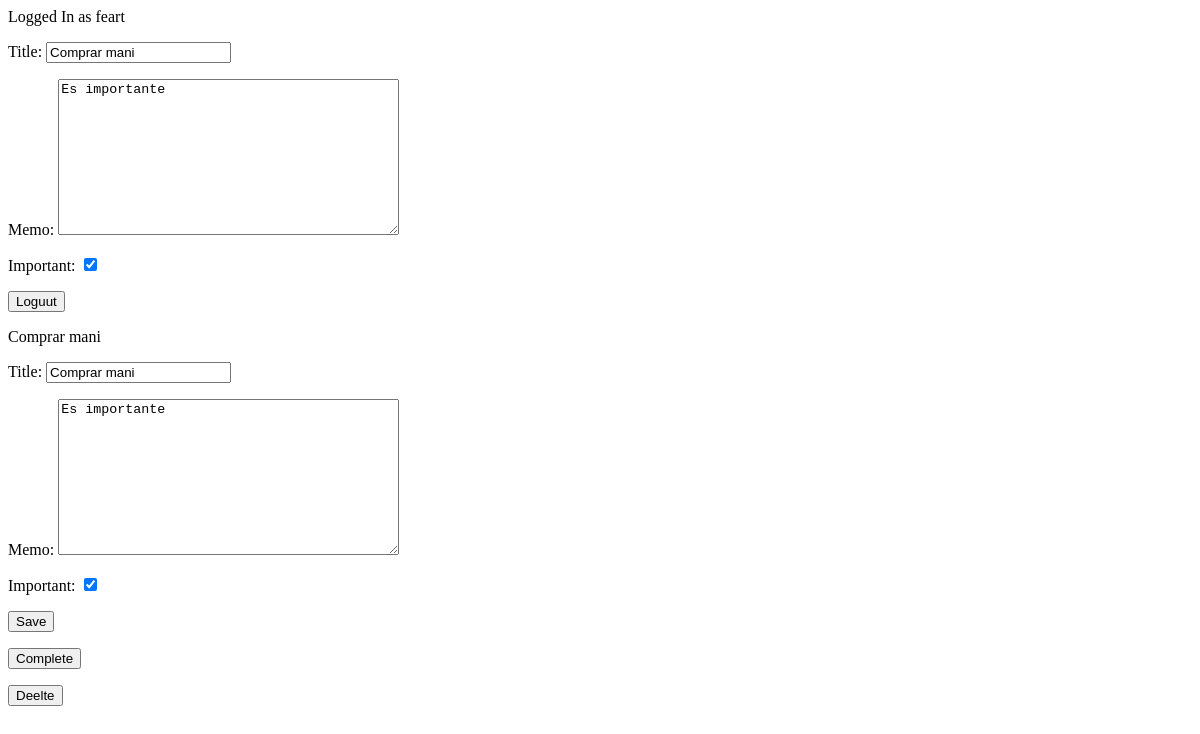
/todo/3 (signed in), run on an earlier commit of the app's database.
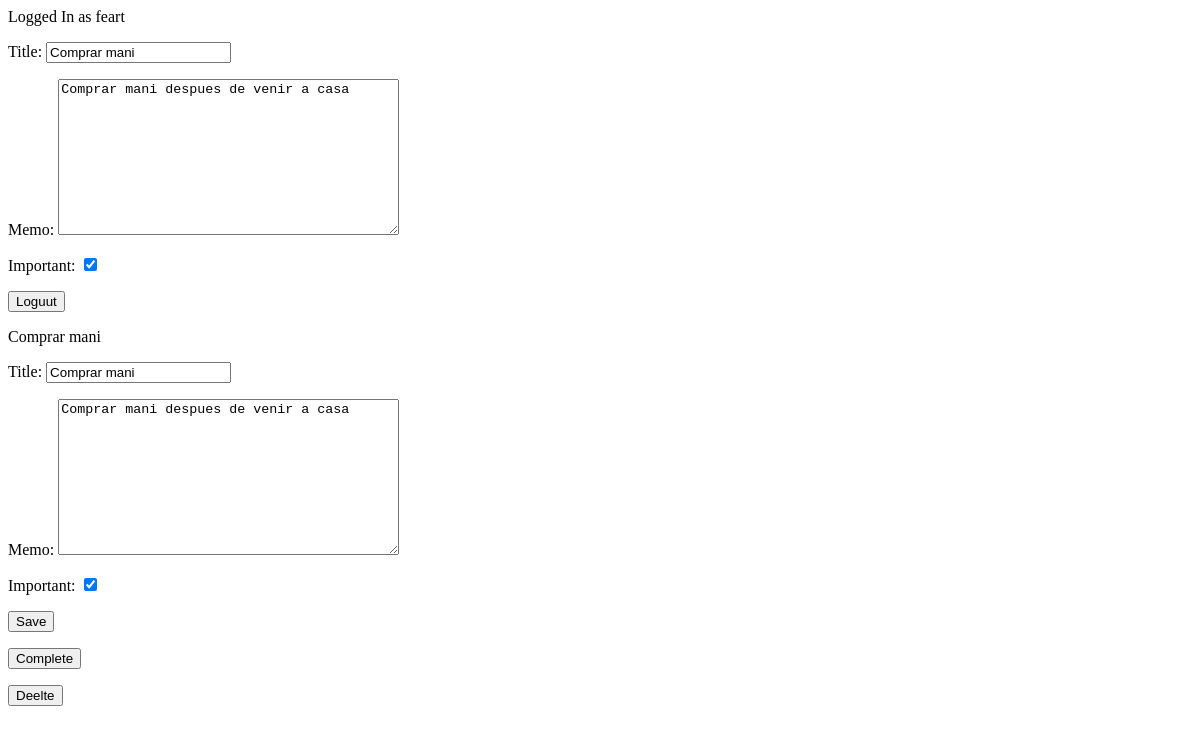
And on a later commit of the database.
### todo/models.py (models this page shows)
class Todo(models.Model):
    title = models.CharField(max_length=100)
    memo = models.TextField(blank=True)
    created = models.DateTimeField(auto_now_add = True)
    datecompleted = models.DateTimeField(null = True, blank=True)
    important = models.BooleanField(default = False)
    user = models.ForeignKey(User,on_delete=models.CASCADE)

### todo/views.py (the view, shortened to what this page needs)
# urls.py: path('todo/<int:todo_pk>', views.viewtodo, name='viewtodo'),
def viewtodo(request, todo_pk):
    todo= get_object_or_404(Todo, pk=todo_pk, user=request.user)
    if request.method == 'GET':
        form = TodoForm(instance=todo)
        return render(request, 'todo/viewtodo.html',{'todo':todo, 'form':form})

### todo/forms.py
class TodoForm(ModelForm):
    class Meta:
        model = Todo
        fields =['title','memo','important']

### todo/templates/todo/viewtodo.html (shortened to what this page needs)
{% extends 'todo/base.html' %}
{% block content %}
{{ todo.title }}
<form method="POST">
    {{ form.as_p }}
    <button type="submit">Save</button>
</form>
<form method="POST" action="{% url 'completetodo' todo.id %}">
    <button type="submit">Complete</button>
</form>
<form method="POST" action="{% url 'deletetodo' todo.id %}">
    <button type="submit">Deelte</button>
</form>
{% endblock %}

### todo/templates/todo/base.html (shortened to what this page needs)
{% if user.is_authenticated %}
Logged In as {{ user.username }}
<form action="{% url 'logoutuser' %}" method="POST">
    {{ form.as_p }}
    <button type="submit">Loguut</button>
</form>
{% else %}
<a href="{% url 'signupuser' %}">Sign Up</a>
<a href="{% url 'loginuser' %}">Login</a>
{% endif %}
{% block content%}{% endblock %}

What changed in the data, as far as the page shows it:
changed Todo "Comprar mani": memo "Es importante" → "Comprar mani despues de venir a casa"
